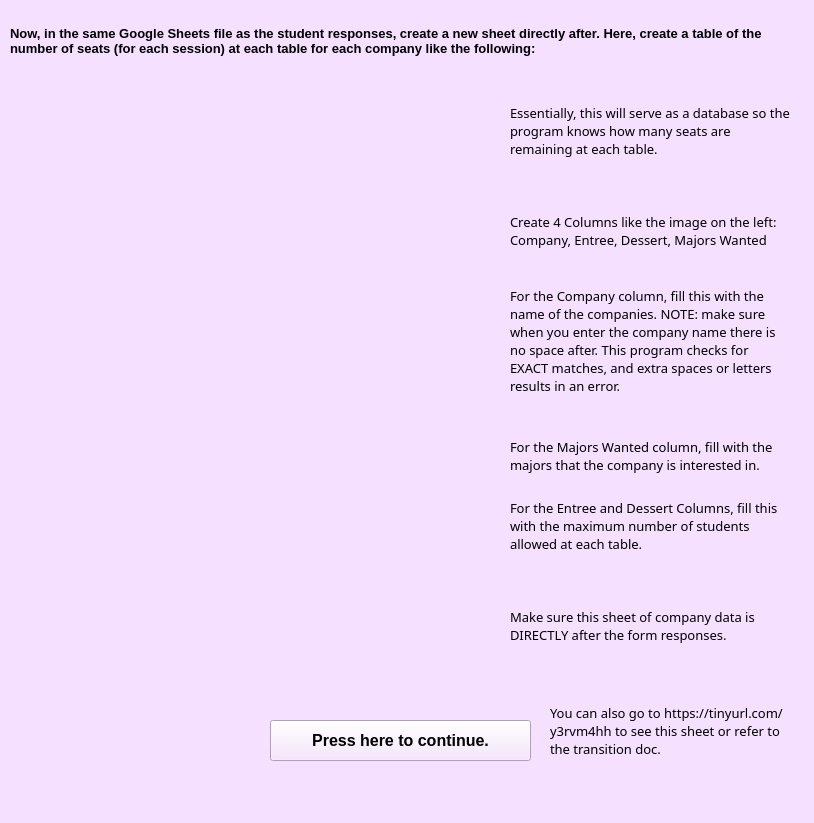
<?xml version="1.0" encoding="UTF-8"?>
<ui version="4.0">
 <class>MainWindow</class>
 <widget class="QMainWindow" name="MainWindow">
  <property name="geometry">
   <rect>
    <x>0</x>
    <y>0</y>
    <width>814</width>
    <height>823</height>
   </rect>
  </property>
  <property name="windowTitle">
   <string>MainWindow</string>
  </property>
  <property name="styleSheet">
   <string notr="true">background-color: rgb(245, 224, 255);</string>
  </property>
  <widget class="QWidget" name="centralwidget">
   <widget class="QLabel" name="label_4">
    <property name="geometry">
     <rect>
      <x>30</x>
      <y>90</y>
      <width>181</width>
      <height>31</height>
     </rect>
    </property>
    <property name="font">
     <font>
      <family>Helvetica 45 Light</family>
      <pointsize>10</pointsize>
      <weight>50</weight>
      <bold>false</bold>
     </font>
    </property>
    <property name="text">
     <string/>
    </property>
    <property name="wordWrap">
     <bool>true</bool>
    </property>
   </widget>
   <widget class="QLabel" name="label_6">
    <property name="geometry">
     <rect>
      <x>10</x>
      <y>10</y>
      <width>771</width>
      <height>61</height>
     </rect>
    </property>
    <property name="font">
     <font>
      <family>Helvetica</family>
      <pointsize>10</pointsize>
      <weight>75</weight>
      <bold>true</bold>
     </font>
    </property>
    <property name="styleSheet">
     <string notr="true">border-left-color: rgb(255, 113, 57);</string>
    </property>
    <property name="text">
     <string>Now, in the same Google Sheets file as the student responses, create a new sheet directly after. Here, create a table of the number of seats (for each session) at each table for each company like the following:</string>
    </property>
    <property name="wordWrap">
     <bool>true</bool>
    </property>
   </widget>
   <widget class="QLabel" name="label">
    <property name="geometry">
     <rect>
      <x>20</x>
      <y>90</y>
      <width>461</width>
      <height>571</height>
     </rect>
    </property>
    <property name="text">
     <string/>
    </property>
    <property name="pixmap">
     <pixmap>Images/Company_Setup.PNG</pixmap>
    </property>
    <property name="scaledContents">
     <bool>true</bool>
    </property>
   </widget>
   <widget class="QPushButton" name="companysetup_Btn">
    <property name="geometry">
     <rect>
      <x>270</x>
      <y>720</y>
      <width>261</width>
      <height>41</height>
     </rect>
    </property>
    <property name="font">
     <font>
      <family>Helvetica</family>
      <pointsize>12</pointsize>
      <weight>75</weight>
      <bold>true</bold>
     </font>
    </property>
    <property name="text">
     <string>Press here to continue.</string>
    </property>
   </widget>
   <widget class="QLabel" name="label_7">
    <property name="geometry">
     <rect>
      <x>510</x>
      <y>580</y>
      <width>281</width>
      <height>91</height>
     </rect>
    </property>
    <property name="font">
     <font>
      <family>Helvetica 45 Light</family>
      <pointsize>10</pointsize>
      <weight>50</weight>
      <bold>false</bold>
     </font>
    </property>
    <property name="text">
     <string>Make sure this sheet of company data is DIRECTLY after the form responses.</string>
    </property>
    <property name="wordWrap">
     <bool>true</bool>
    </property>
   </widget>
   <widget class="QLabel" name="label_8">
    <property name="geometry">
     <rect>
      <x>550</x>
      <y>670</y>
      <width>251</width>
      <height>121</height>
     </rect>
    </property>
    <property name="font">
     <font>
      <family>Helvetica 45 Light</family>
      <pointsize>10</pointsize>
      <weight>50</weight>
      <bold>false</bold>
     </font>
    </property>
    <property name="text">
     <string>You can also go to https://tinyurl.com/y3rvm4hh to see this sheet or refer to the transition doc.</string>
    </property>
    <property name="wordWrap">
     <bool>true</bool>
    </property>
   </widget>
   <widget class="QLabel" name="label_9">
    <property name="geometry">
     <rect>
      <x>510</x>
      <y>70</y>
      <width>281</width>
      <height>121</height>
     </rect>
    </property>
    <property name="font">
     <font>
      <family>Helvetica 45 Light</family>
      <pointsize>10</pointsize>
      <weight>50</weight>
      <bold>false</bold>
     </font>
    </property>
    <property name="text">
     <string>Essentially, this will serve as a database so the program knows how many seats are remaining at each table. </string>
    </property>
    <property name="wordWrap">
     <bool>true</bool>
    </property>
   </widget>
   <widget class="QLabel" name="label_10">
    <property name="geometry">
     <rect>
      <x>510</x>
      <y>170</y>
      <width>281</width>
      <height>121</height>
     </rect>
    </property>
    <property name="font">
     <font>
      <family>Helvetica 45 Light</family>
      <pointsize>10</pointsize>
      <weight>50</weight>
      <bold>false</bold>
     </font>
    </property>
    <property name="text">
     <string>Create 4 Columns like the image on the left: Company, Entree, Dessert, Majors Wanted</string>
    </property>
    <property name="wordWrap">
     <bool>true</bool>
    </property>
   </widget>
   <widget class="QLabel" name="label_11">
    <property name="geometry">
     <rect>
      <x>510</x>
      <y>270</y>
      <width>281</width>
      <height>141</height>
     </rect>
    </property>
    <property name="font">
     <font>
      <family>Helvetica 45 Light</family>
      <pointsize>10</pointsize>
      <weight>50</weight>
      <bold>false</bold>
     </font>
    </property>
    <property name="text">
     <string>For the Company column, fill this with the name of the companies. NOTE: make sure when you enter the company name there is no space after. This program checks for EXACT matches, and extra spaces or letters results in an error.</string>
    </property>
    <property name="wordWrap">
     <bool>true</bool>
    </property>
   </widget>
   <widget class="QLabel" name="label_12">
    <property name="geometry">
     <rect>
      <x>510</x>
      <y>420</y>
      <width>281</width>
      <height>71</height>
     </rect>
    </property>
    <property name="font">
     <font>
      <family>Helvetica 45 Light</family>
      <pointsize>10</pointsize>
      <weight>50</weight>
      <bold>false</bold>
     </font>
    </property>
    <property name="text">
     <string>For the Majors Wanted column, fill with the majors that the company is interested in. </string>
    </property>
    <property name="wordWrap">
     <bool>true</bool>
    </property>
   </widget>
   <widget class="QLabel" name="label_13">
    <property name="geometry">
     <rect>
      <x>510</x>
      <y>490</y>
      <width>281</width>
      <height>71</height>
     </rect>
    </property>
    <property name="font">
     <font>
      <family>Helvetica 45 Light</family>
      <pointsize>10</pointsize>
      <weight>50</weight>
      <bold>false</bold>
     </font>
    </property>
    <property name="text">
     <string>For the Entree and Dessert Columns, fill this with the maximum number of students allowed at each table.</string>
    </property>
    <property name="wordWrap">
     <bool>true</bool>
    </property>
   </widget>
  </widget>
  <widget class="QStatusBar" name="statusbar"/>
 </widget>
 <resources/>
 <connections/>
</ui>
